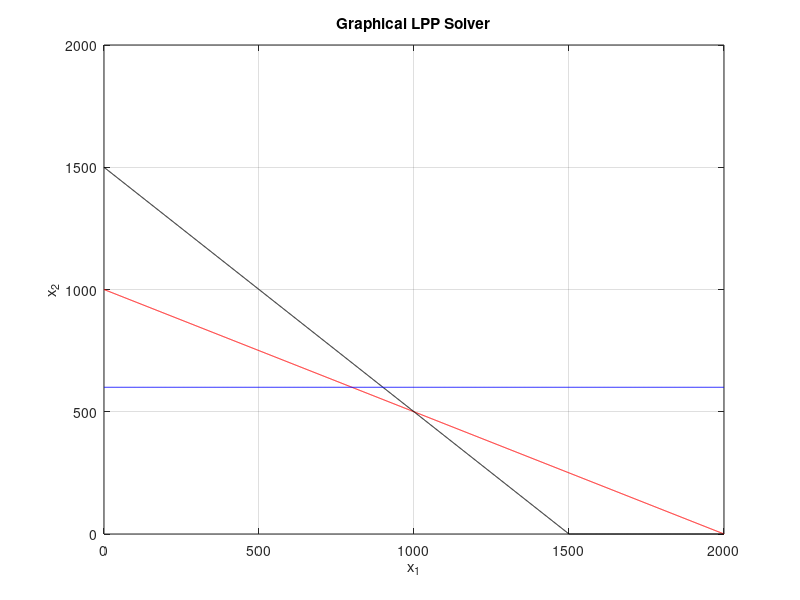

The MATLAB source for this figure: (Note: this script raises an error after producing the figure.)
clc;
clear;
close all;

format short;

%% INPUTS:

cost_coefficients = [3 5];         % COEFFICIENTS OF THE COST FUNCTION
A_coefficients = [1 2; 1 1; 0 1];  % COEFFICIENTS FOR THE CONSTRAINS IN EACH STATE
b_coefficients = [2000 1500 600]'; % INEQUALITY VALUE

%% CALCULATING THE CURVES:
t = 0:1:max(b_coefficients);

% PARAMETRIC EQUATIONS FOR THE CONSTRAINS:
constrain_1 = (b_coefficients(1, 1) - A_coefficients(1, 1).*t)./A_coefficients(1, 2);
constrain_2 = (b_coefficients(2, 1) - A_coefficients(2, 1).*t)./A_coefficients(2, 2);
constrain_3 = (b_coefficients(3, 1) - A_coefficients(3, 1).*t)./A_coefficients(3, 2);

%% PLOTTING THE GRAPH:

% CONSTRAIN FOR POSITIVO SOLUTIONS ONLY:
constrain_1 = max(0, constrain_1);
constrain_2 = max(0, constrain_2);
constrain_3 = max(0, constrain_3);

plot(t, constrain_1, 'r', t, constrain_2, 'k', t, constrain_3, 'b');
grid on;
xlabel('x_{1}');
ylabel('x_{2}');
title('Graphical LPP Solver');

%% FINDING THE EDGES OF THE GRAPH:

cx1 = find(t == 0); % EDGES IN X1 AXIS

% EDGES IN X2 AXIS
c1 = find(constrain_1 == 0);
c2 = find(constrain_2 == 0);
c3 = find(constrain_3 == 0);

Line1 = [t(:, [c1 cx1]); constrain_1(:, [c1 cx1])]';
Line2 = [t(:, [c2 cx1]); constrain_2(:, [c2 cx1])]';
Line3 = [t(:, [c3 cx1]); constrain_3(:, [c3 cx1])]';

points = unique([Line1; Line2; Line3], 'rows');

%% FINDING THE INTERSECTIONS BETWEEN THE CONSTRAINS:

count = 2;
intersections = zeros(size(A_coefficients, 1) + 1, size(cost_coefficients, 2));

for i = 1:size(A_coefficients, 1)

    hg1 = A_coefficients(i, :);
    b1 = b_coefficients(i, :);

    for j  = i + 1:size(A_coefficients, 1)

        hg2 = A_coefficients(j, :);
        b2 = b_coefficients(j, :);
        
        HG = [hg1; hg2];
        B = [b1; b2];

        intersections(count, :) = (HG\B)';
        count = count + 1;

    end
end

vertices = [intersections; points];
vertices = unique(vertices, 'rows');

%% FINDING THE FEASIBLE REGION:

feasibleVertices = constrains(vertices);
feasibleVertices = unique(feasibleVertices, 'rows');

%% COMPUTING THE OBJECTIVE FUNCTION:

Fx = zeros();

for i = 1:size(feasibleVertices, 1)

    Fx(i, :) = sum(feasibleVertices(i, :).*cost_coefficients);

end

Vert_FNS = [feasibleVertices Fx];

[maxValue, maxIndex] = max(Fx);

%% VERIFICATION:

hold on;
plot(feasibleVertices(maxIndex, 1), feasibleVertices(maxIndex, 2), 'ro', 'LineWidth', 2);
hold off;
legend('x_{1} + 2x_{2} < 2000', 'x_{1} + x_{2} < 1500', 'x_{2} < 600', 'Optimal Solution');

% SAVING IN A TABLE:
optimalTable = array2table([feasibleVertices(maxIndex, :) maxValue]);
optimalTable.Properties.VariableNames(1:size(Vert_FNS, 2)) = {'x_{1}', 'x_{2}', 'Solution'};
disp('THE OPTIMAL SOLUTION IS:');
disp(optimalTable);
